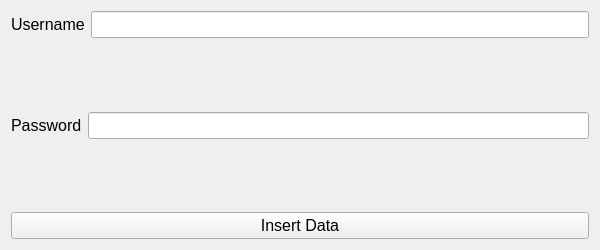
<?xml version="1.0" encoding="UTF-8"?>
<ui version="4.0">
 <class>Form</class>
 <widget class="QWidget" name="Form">
  <property name="geometry">
   <rect>
    <x>0</x>
    <y>0</y>
    <width>600</width>
    <height>250</height>
   </rect>
  </property>
  <property name="windowTitle">
   <string>Form</string>
  </property>
  <layout class="QVBoxLayout" name="verticalLayout">
   <item>
    <layout class="QHBoxLayout" name="horizontalLayout_2">
     <item>
      <widget class="QLabel" name="label_user">
       <property name="font">
        <font>
         <pointsize>12</pointsize>
        </font>
       </property>
       <property name="text">
        <string>Username</string>
       </property>
      </widget>
     </item>
     <item>
      <widget class="QLineEdit" name="lineEdit_user">
       <property name="font">
        <font>
         <pointsize>12</pointsize>
        </font>
       </property>
      </widget>
     </item>
    </layout>
   </item>
   <item>
    <spacer name="verticalSpacer_2">
     <property name="orientation">
      <enum>Qt::Vertical</enum>
     </property>
     <property name="sizeHint" stdset="0">
      <size>
       <width>20</width>
       <height>40</height>
      </size>
     </property>
    </spacer>
   </item>
   <item>
    <layout class="QHBoxLayout" name="horizontalLayout">
     <item>
      <widget class="QLabel" name="label_password">
       <property name="font">
        <font>
         <pointsize>12</pointsize>
        </font>
       </property>
       <property name="text">
        <string>Password</string>
       </property>
      </widget>
     </item>
     <item>
      <widget class="QLineEdit" name="lineEdit_password">
       <property name="font">
        <font>
         <pointsize>12</pointsize>
        </font>
       </property>
      </widget>
     </item>
    </layout>
   </item>
   <item>
    <spacer name="verticalSpacer">
     <property name="orientation">
      <enum>Qt::Vertical</enum>
     </property>
     <property name="sizeHint" stdset="0">
      <size>
       <width>20</width>
       <height>40</height>
      </size>
     </property>
    </spacer>
   </item>
   <item>
    <widget class="QPushButton" name="pushButton_insert">
     <property name="font">
      <font>
       <pointsize>12</pointsize>
      </font>
     </property>
     <property name="text">
      <string>Insert Data</string>
     </property>
    </widget>
   </item>
  </layout>
 </widget>
 <resources/>
 <connections/>
</ui>
